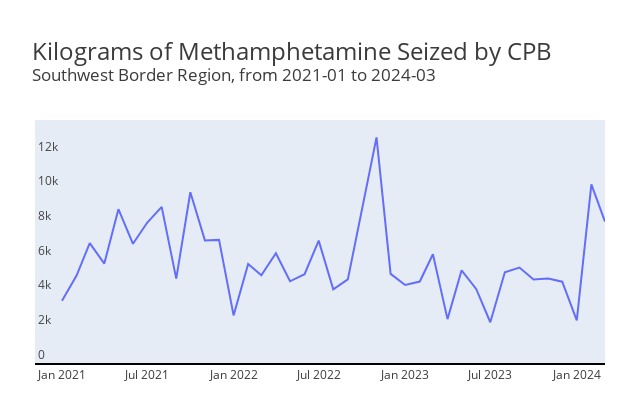

This figure's notebook cell:
### Code cell
start_date = str(min(m_data['date']).date())[0:7]
end_date = str(max(m_data['date']).date())[0:7]


fig = px.line(m_data, x="date", y="kilos",
             labels={
                     "date": "",
                     "kilos": "Kilograms Seized"
                 },
             hover_data={
                         "date": False,
                         "kilos": ":.0f"
             })

fig.update_layout(
    title=dict(text=f"Kilograms of Methamphetamine Seized by CPB<br><sup>Southwest Border Region, from {start_date} to {end_date}</sup>",
               font=dict(size=24), automargin=False),
    font_family="Open Sans",
    font_color="#3B3B3B",
    title_font_family="Open Sans",
    hovermode="x unified"
)

fig.update_layout(height=420, width=640,
                 margin_t=120,
                 margin_b=35,
                 margin_l=35,
                 margin_r=35)

fig.update_yaxes(ticklabelposition="inside top", title=None)

fig.update_xaxes(showgrid=False, showline=True, linewidth=2, linecolor='black')
fig.update_yaxes(showgrid=False, zeroline=True, range=[0, m_data['kilos'].max()+1000])
fig.show()

### Figure 1 — Plotly figure (JSON) as saved in the notebook; plotly's stock layout.template omitted (floating-point values rounded to 4 significant figures)
{"data": [{"hovertemplate": "Kilograms Seized=%{y:.0f}<extra></extra>", "legendgroup": "", "line": {"color": "#636efa", "dash": "solid"}, "marker": {"symbol": "circle"}, "mode": "lines", "name": "", "orientation": "v", "showlegend": false, "type": "scatter", "x": ["2021-01-01T00:00:00", "2021-02-01T00:00:00", "2021-03-01T00:00:00", "2021-04-01T00:00:00", "2021-05-01T00:00:00", "2021-06-01T00:00:00", "2021-07-01T00:00:00", "2021-08-01T00:00:00", "2021-09-01T00:00:00", "2021-10-01T00:00:00", "2021-11-01T00:00:00", "2021-12-01T00:00:00", "2022-01-01T00:00:00", "2022-02-01T00:00:00", "2022-03-01T00:00:00", "2022-04-01T00:00:00", "2022-05-01T00:00:00", "2022-06-01T00:00:00", "2022-07-01T00:00:00", "2022-08-01T00:00:00", "2022-09-01T00:00:00", "2022-10-01T00:00:00", "2022-11-01T00:00:00", "2022-12-01T00:00:00", "2023-01-01T00:00:00", "2023-02-01T00:00:00", "2023-03-01T00:00:00", "2023-04-01T00:00:00", "2023-05-01T00:00:00", "2023-06-01T00:00:00", "2023-07-01T00:00:00", "2023-08-01T00:00:00", "2023-09-01T00:00:00", "2023-10-01T00:00:00", "2023-11-01T00:00:00", "2023-12-01T00:00:00", "2024-01-01T00:00:00", "2024-02-01T00:00:00", "2024-03-01T00:00:00"], "xaxis": "x", "y": [3594.0, 5041.0, 6912.0, 5733.0, 8871.0, 6873.0, 8084.0, 9000.0, 4862.0, 9845.0, 7068.0, 7098.0, 2746.0, 5706.0, 5061.0, 6328.0, 4711.0, 5120.0, 7055.0, 4246.0, 4824.0, 8921.0, 13010.0, 5137.0, 4501.0, 4698.0, 6273.0, 2531.0, 5348.0, 4272.0, 2349.0, 5231.0, 5501.0, 4819.0, 4875.0, 4687.0, 2456.0, 10300.0, 8154.0], "yaxis": "y"}], "layout": {"font": {"color": "#3B3B3B", "family": "Open Sans"}, "height": 420, "hovermode": "x unified", "legend": {"tracegroupgap": 0}, "margin": {"b": 35, "l": 35, "r": 35, "t": 120}, "title": {"automargin": false, "font": {"family": "Open Sans", "size": 24}, "text": "Kilograms of Methamphetamine Seized by CPB<br><sup>Southwest Border Region, from 2021-01 to 2024-03</sup>"}, "width": 640, "xaxis": {"anchor": "y", "autorange": true, "domain": [0, 1], "linecolor": "black", "linewidth": 2, "range": ["2020-11-01 03:15:21.4454", "2024-03-01"], "showgrid": false, "showline": true, "title": {"text": ""}, "type": "date"}, "yaxis": {"anchor": "x", "domain": [0, 1], "range": [0, 14010.0], "showgrid": false, "ticklabelposition": "inside top", "title": {}, "type": "linear", "zeroline": true}}}
